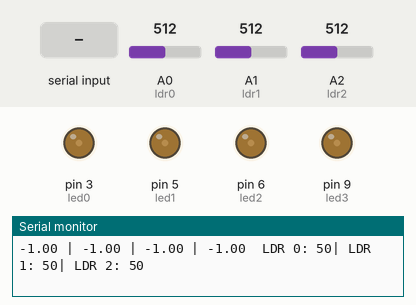
Bench run of a sketch on a simulated Arduino Uno, built with avr-gcc and run on an emulated ATmega328P. Shown: output pins drawn as LEDs (lit = HIGH), the last lines printed to the serial monitor. Inputs (shaded band) come from the test bench; at power-on: A0 (ldr0) = 512, A1 (ldr1) = 512, A2 (ldr2) = 512.

Above: at 1.25 s.
1.3 s: "L0" received over the second serial link
3.2 s: A0 (ldr0) set to 1010
At 4.3 s:
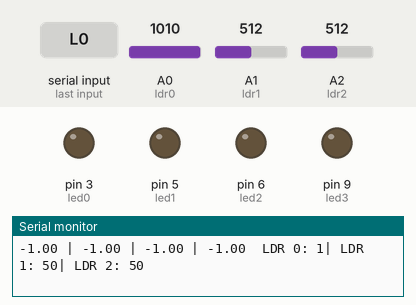
4.8 s: A1 (ldr1) set to 1010
At 5.6 s:
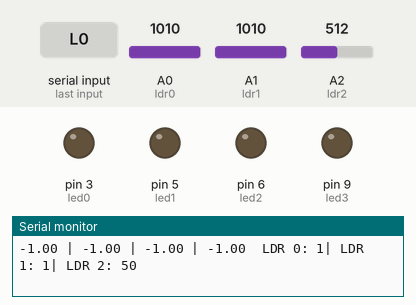
6.4 s: A2 (ldr2) set to 966
At 6.8 s:
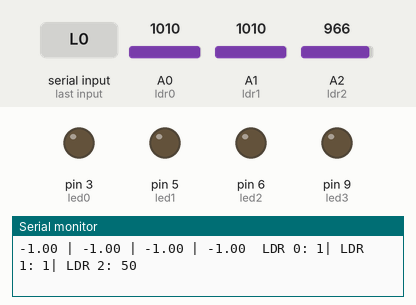
8.0 s: A2 (ldr2) set to 991
9.5 s: "L060\n" received over the second serial link
At 10.99 s:
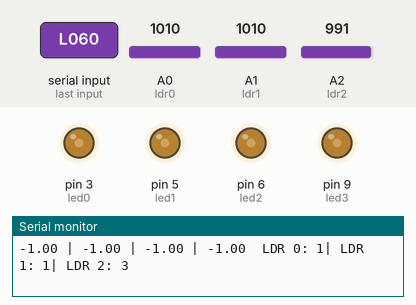
Timing chart, 0 to 13.5 s (numbered marks = the images above; inputs shaded):
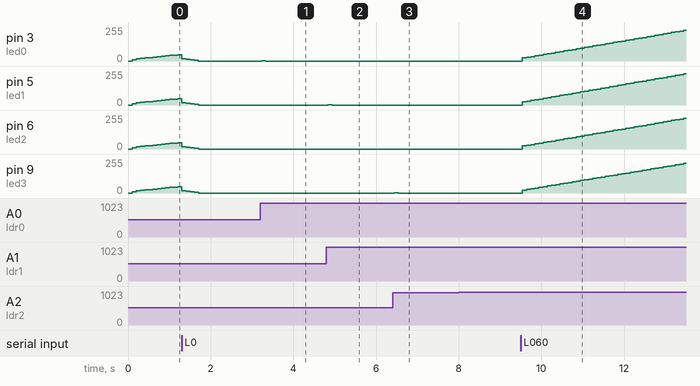

The sketch:

Dimmer_V2.0.ino
```cpp
/*
 * Pinos
 * LDR PEQUENO: min:983     max:25
 * LDR GRANDE:  min:1012    max:33
 * LDR0: max = 7   min = 1023
 * LDR1: max = 5   min = 1020
 * LDR2: max = 10  min = 1023
 */
#include <SoftwareSerial.h>

SoftwareSerial mySerial(10,11);                                     //Inicia o software serial nos pinos 10 e 11
//Pinos
const int led0 = 3,    led1 = 5,    led2 = 6,    led3 = 9;
const int ldr0 = A0,   ldr1 = A1,   ldr2 = A2,   ldr3 = A3;

//Variaveis do PID
float kp = 0.3,  ki = 0.09,  kd = 0.06,  i0, i1, i2, i3;
int setPoint = 85;                                                  //O setPoint de luminosidade sempre começa em 85% ???
int erro0, erro1, erro2, erro3;
int lastValor0, lastValor1, lastValor2, lastValor3;
unsigned long lastT0 = 0, lastT1 = 0, lastT2 = 0, lastT3 = 0;
unsigned long lastTime = 0;
int tAmostragem = 100;     // Tempo de amostragem = 0.2s
float pid0, pid1, pid2, pid3;
int pwmMin = 0, pwmMax = 255;

//Variaveis extras
int ldrRead0, ldrRead1, ldrRead2;
int flagManAuto = 0;

void setup() {
  // put your setup code here, to run once:
  pinMode(led0, OUTPUT);
  pinMode(led1, OUTPUT);
  pinMode(led2, OUTPUT);
  pinMode(led3, OUTPUT);

  pinMode(ldr0, INPUT);
  pinMode(ldr1, INPUT);
  pinMode(ldr2, INPUT);
  pinMode(ldr3, INPUT);

  Serial.begin(115200);
  mySerial.begin(9600);
}

void loop() {

  //Leitura do bluetooth
  getSerial();

  if(!flagManAuto)      // Se a flag estiver em automatico (false)
  {
    //Calculo do PID e escrita do pid nos pinos
    ldrRead0 = map(analogRead(ldr0), 1023, 7, 0, 100);
    ldrRead1 = map(analogRead(ldr1), 1023, 7, 0, 100);
    ldrRead2 = map(analogRead(ldr2), 1023, 7, 0, 100);

    pid0 = getPID(ldrRead0, led0);
    if(pid0 != -1){analogWrite(led0, pid0);}

    pid1 = getPID((ldrRead0/2 + ldrRead1/2), led1);
    if(pid1 != -1){analogWrite(led1, pid1);}

    pid2 = getPID(ldrRead1/2 + ldrRead2/2, led2);
    if(pid2 != -1){analogWrite(led2, pid2);}

    pid3 = getPID(ldrRead2, led3);
    if(pid3 != -1){analogWrite(led3, pid3);}

    sendSerial();
  }else                 // Se a flag estiver em manual (true)
  {
    int ledManual = setPoint*2.55;
    analogWrite(led0, ledManual);
    analogWrite(led1, ledManual);
    analogWrite(led2, ledManual);
    analogWrite(led3, ledManual);
  }
}


float getPID(int ldrRead, const int &LED)
{
//A função getPID retorna o controlador PID, que está limitado a um valor entre 0 e 255.
//O switchcase analisa qual LDR e setPoint foram passados na função e executa o PID com base nisso

  int *lastValor, *erro;
  float *i;							//Soma dos erros
  unsigned long *lastTempo;

  switch (LED)
	  {
	    case led0:
	    {
	      lastValor = &lastValor0;
	      erro = &erro0;
	      lastTempo = &lastT0;
	      i = &i0;
	    }break;
	    case led1:
	    {
	      lastValor = &lastValor1;
	      erro = &erro1;
	      lastTempo = &lastT1;
	      i = &i1;
	    }break;
	    case led2:
	    {
	      lastValor = &lastValor2;
	      erro = &erro2;
	      lastTempo = &lastT2;
	      i = &i2;
	    }break;
	    case led3:
	    {
	      lastValor = &lastValor3;
	      erro = &erro3;
	      lastTempo = &lastT3;
	      i = &i3;
	    }break;
  }

  //Encontrando dt
  //unsigned long tempoAnterior = *tempoAtual;
  unsigned long Agora = millis();
  double difTempo = Agora - *lastTempo;
  if(difTempo>=tAmostragem)						     	 //Se a variação de tempo(dt) for maior que o tempo de amostragem, executa o codigo
  {
    //Encontrando E(t) (erro)
    *erro = setPoint - ldrRead;							 //Erro

    double dInput = ldrRead - *lastValor;				 // Melhoria Derivative Kick: Qualquer mudança no setPoint nao causara oscilação
    													//dInput = input - lastInput

    float p = *erro * kp;                                // P = kp*E(t)

    *i += *erro * ki;                              		 // i = ki*S(E(t)*dt)  --->  i = S(ki*E(t)*dt) Melhoria tuning changes
    											  	     // Com a melhoria sample time, sabemos que o intervalo
    													 // do tempo de execução é constante e dt não é mais necessário.
    if(*i > pwmMax) { *i = pwmMax; }                  	 // a integração está limitada a 0 e 255
    if(*i < pwmMin) { *i = pwmMin; }

    											  	     // Com a melhoria sample time, sabemos que o intervalo
    													 // do tempo de execução é constante e dt não é mais necessário.

    float d = kd * dInput;               				 // d = kd*(dE(t)/d(t))			--> Com a melhoria

    float PID = p + *i - d;							 // Com a melhoria derivative kick, o compensador se torna negativo.
    if(PID > pwmMax) { PID = pwmMax; }
    if(PID < pwmMin) { PID = pwmMin; }

    *lastValor = ldrRead;
    *lastTempo = Agora;
    return PID;
  }else return -1;
}

void setAmostragem(int tNovo)
{
//Seta o tempo de amostragem
  if(tNovo > 0)
  {
    double ratio = ((double)tNovo / (double)tAmostragem);
    ki *= ratio;
    kd /= ratio;
    tAmostragem = (unsigned long)tNovo;
  }
}

void setTunings(String strCmp, int ganho)
{
//Melhoria setTunings.
	if(strCmp == "kp")
	{
		kp = (float)ganho / 1000;
	}
	if(strCmp == "ki")
	{
		int KI = (float)ganho / 1000;
		ki = KI * tAmostragem;
	}
	if(strCmp == "kp")
	{
		int KD = (float)ganho / 1000;
		kd = KD / tAmostragem;
	}
}


/*void setOutLimit(double Min, double Max)
{
//Melhoria reset windup.
   if(Min > Max) return;
   pwmMin = Min;
   pwmMax = Max;

   if(PID > pwmMax) PID = pwmMax;
   else if(PID < pwmMin) PID = pwmMin;

   if(i> outMax) i= outMax;
   else if(i< outMin) i= outMin;
}*/

void getSerial()
{
//Leitura dos dados via bluetooth
//O app envia o ID do objeto mais o valor. EX: setar o slider da sala0 para 68% envia a string "L060"

  String serialRead = "";
  while(mySerial.available())       //Leitura do dado serial
  {
    char c = mySerial.read();
    serialRead += c;
    delay(2);
  }
  if(serialRead.length() > 0)
  {
    String strCmp = serialRead.substring(0,2);                           //Comparação do dado recebido p/ executar uma ação

    // atualiza o setPoint
    if(strCmp == "L0") { setPoint = serialRead.substring(2).toInt(); }

    // on/off(Auto/Man): altera de manual para automatico.
    if(strCmp == "FA") { flagManAuto = 0; }
    if(strCmp == "FM") { flagManAuto = 1; }

    // setTunings: Altera os ganhos do controlador
    if(strCmp == "kp" || "ki" || "kd")
    {
		int ganho = serialRead.substring(2).toInt();
		setTunings(strCmp, ganho);
	}

	//setSampleTime
	if(strCmp == "ST")
	{
		int newAmostragem = serialRead.substring(2).toInt();
		setAmostragem(newAmostragem);
	}
  }
}

void sendSerial()
{
// Envia dados para o monitor serial e para o aplicativo.

  if(millis() - lastTime > 1000){
    if(!flagManAuto){
      lastTime = millis();
      String msgPID = String((float)pid0) + " | " + String((float)pid1) + " | " + String((float)pid2) + " | " + String((float)pid3);
      String msgLDR = "LDR 0: " + String((int)ldrRead0) + "| LDR 1: " + String((int)ldrRead1) + "| LDR 2: " + String((int)ldrRead2);
      Serial.println(msgPID + "\t" + msgLDR);

      mySerial.println("kp " + String((float)kp));
      mySerial.println("ki " + String((float)ki));
      mySerial.println("kd " + String((float)kd));
    }
  }
}
```

Measured:
- after the input at 3.2 s, pin 3 (led0): 0/255 → 2/255 at once, → 0/255 0.10 s later
- after the input at 4.8 s, pin 5 (led1): 0/255 → 1/255 at once, → 0/255 0.10 s later
- after the input at 6.4 s, pin 9 (led3): 0/255 → 1/255 at once, → 0/255 0.10 s later
- after the input at 9.5 s, pin 3 (led0), pin 6 (led2): moves from 0/255 to 230/255 over 3.9 s, starting at once; pin 5 (led1): moves from 0/255 to 233/255 over 3.9 s, starting at once; pin 9 (led3): moves from 0/255 to 222/255 over 3.9 s, starting at once
